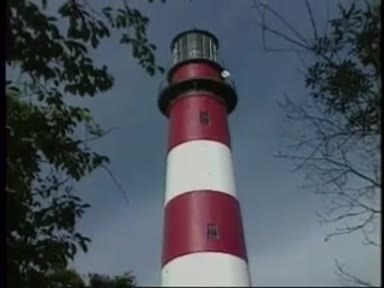
#> input picture paeleo/handmade/51-mouris-montage/sources/lighthouse_f016.jpg, 384 x 288 px, given in place of f000.jpg, which was not available; the run also reads 1 picture not shown here
$ python prep_world.py
#> lines starting #> are read from the running program, lines starting #| are printed output that depends on the picture; after the words box and inside, x2 and y2 are one past the last pixel; in counts of white or black regions, pixels touching at a corner belong together; pictures that were not available may be replaced by others from this repository, and a replacement may not be noted
### paeleo/handmade/31-alpha-matting/build/lib_matte.py
"""SCION 31 matte library: trimaps, fractional alpha, foreground-colour estimation, decontamination, premultiplied alpha.
numpy + Pillow only (cv2 and scipy are not installed here). All images are float32 in [0,1], shape (H,W,3); alpha (H,W).

Typed primitives
  Trimap   int8 (H,W): 1 = known foreground, 0 = known background, -1 = unknown band to solve
  Matte    {alpha (H,W) fractional, F (H,W,3) estimated foreground colour, B (H,W,3) estimated background colour}
  Premult  (H,W,4): rgb already multiplied by alpha; the only form layers are resampled and composited in
"""
import numpy as np
from PIL import Image, ImageDraw


def load(path):
    return np.asarray(Image.open(path).convert('RGB'), np.float32) / 255.


def box(a, r):
    """mean over a (2r+1)^2 window, edge-clamped, via summed-area table"""
    if r <= 0:
        return a.copy()
    p = np.pad(a, [(r + 1, r), (r + 1, r)] + [(0, 0)] * (a.ndim - 2), mode='edge')
    c = p.cumsum(0).cumsum(1)
    k = 2 * r + 1
    s = c[k:, k:] - c[:-k, k:] - c[k:, :-k] + c[:-k, :-k]
    return s / (k * k)


def blur(a, r, n=3):
    for _ in range(n):
        a = box(a, r)
    return a


def dilate(m, r):
    m = m.copy()
    for _ in range(r):
        p = np.pad(m, 1, mode='edge')
        m = p[1:-1, 1:-1] | p[:-2, 1:-1] | p[2:, 1:-1] | p[1:-1, :-2] | p[1:-1, 2:]
    return m


def erode(m, r):
    return ~dilate(~m, r)


def coverage(polys, W, H, ss=4):
    """anti-aliased polygon coverage (the SAM outline as a prior, not as the matte)"""
    im = Image.new('L', (W * ss, H * ss), 0)
    d = ImageDraw.Draw(im)
    for P in polys:
        if len(P) >= 3:
            d.polygon([(x * ss, y * ss) for x, y in P], fill=255)
    return np.asarray(im.resize((W, H), Image.BOX), np.float32) / 255.


def trimap(cov, r_in, r_out):
    """Trimap designer: erode the outline for sure-foreground, dilate for sure-background; the band between is unknown.
    r_in / r_out are the edge-class widths (fur wide, painted wood narrow)."""
    b = cov > .5
    fg = erode(b, r_in)
    bg = ~dilate(b, r_out)
    t = -np.ones(cov.shape, np.int8)
    t[fg] = 1
    t[bg] = 0
    return t


def fill(I, known, radii=(1, 2, 4, 8, 16, 32, 64)):
    """normalized convolution: extend the colours of a known region into the unknown band, nearest scale first"""
    out = np.full(I.shape, np.nan, np.float32)
    k = known.astype(np.float32)
    for r in radii:
        den = blur(k, r, 2)
        num = blur(I * k[..., None], r, 2)
        v = num / np.maximum(den, 1e-6)[..., None]
        sel = np.isnan(out[..., 0]) & (den > 1e-3)
        out[sel] = v[sel]
    out[np.isnan(out)] = I[np.isnan(out)]
    return out


def guided(I, p, r, eps):
    """He et al. guided filter on a grey guide: edge-aware smoothing of the alpha against the image"""
    g = I.mean(2) if I.ndim == 3 else I
    mI, mp = box(g, r), box(p, r)
    cov = box(g * p, r) - mI * mp
    var = box(g * g, r) - mI * mI
    a = cov / (var + eps)
    b = mp - a * mI
    return box(a, r) * g + box(b, r)


def solve(I, tri, prior, gf_r=1, gf_eps=2e-4, conf_k=0.004, f_lo=.12, f_hi=.6, curve=(.06, .94), f_clamp=.15):
    """Matte solver. Colour-line projection of each unknown pixel onto the line between its local foreground and
    background colours (Knockout-style local sampling), confidence-weighted against the outline prior where F and B are
    too alike to separate, then guided-filter refinement. Returns alpha, F (decontaminated foreground), B."""
    fg, bg, un = tri == 1, tri == 0, tri == -1
    F = fill(I, fg)
    B = fill(I, bg)
    d = F - B
    d2 = (d * d).sum(2)
    a0 = ((I - B) * d).sum(2) / (d2 + 1e-5)
    conf = d2 / (d2 + conf_k)
    pr = blur(prior, 1, 2)
    a = np.clip(conf * a0 + (1 - conf) * pr, 0, 1)
    a[fg], a[bg] = 1, 0
    a = np.clip(guided(I, a, gf_r, gf_eps), 0, 1)
    if curve:
        a = np.clip((a - curve[0]) / (curve[1] - curve[0]), 0, 1)   # no unintended veil: faint haze to 0, near-solid to 1
    a[fg], a[bg] = 1, 0
    # foreground colour estimation: invert the compositing equation where alpha is large enough to trust,
    # and use the extended interior colour where it is not (decontamination: the old background never comes along)
    Fs = np.clip(B + (I - B) / np.maximum(a, .05)[..., None], 0, 1)
    if f_clamp is not None:   # a bright background speck read as fur may not carry its brightness into the edge
        Fs = np.clip(Fs, F - f_clamp, F + f_clamp)
    w = np.clip((a - f_lo) / (f_hi - f_lo), 0, 1)[..., None]
    Fe = w * Fs + (1 - w) * F
    Fe[fg] = I[fg]
    return a.astype(np.float32), Fe.astype(np.float32), B.astype(np.float32)


def premult(F, a):
    return np.dstack([F * a[..., None], a]).astype(np.float32)


def over(dst, src):
    """premultiplied over: dst, src (H,W,4) -> dst"""
    return src + dst * (1 - src[..., 3:4])


# [7 lines left out: function resize_premult, not called in this run]


def premult_ok(P, tol=1 / 255.):
    """the numerical invariant: premultiplied colour never exceeds its alpha"""
    return float((P[..., :3] - P[..., 3:4]).max()) <= tol

### paeleo/handmade/31-alpha-matting/build/prep_world.py
"""Matte the rest of the world from rights-recorded archive frames:
woman (Straight Talk f000, hair against the white door), hand+forearm (Door to Heaven f000, on black),
door leaf with its lace curtain (Straight Talk f031), clouds as smoke (Top of the Cloud, 62 frames, on blue sky)."""
import json, os, sys
import numpy as np
from PIL import Image
sys.path.insert(0, os.path.dirname(__file__))
from lib_matte import *
from polys import WOMAN_F000, FOREARM
HERE = os.path.dirname(os.path.abspath(__file__))
KIT = os.path.join(HERE, '../../kit')
SRC = os.path.join(HERE, '../sources')
C = os.path.join(HERE, 'cache'); os.makedirs(C + '/cloud', exist_ok=True)
log = {}


def crop_save(name, P, extra=None):
    a = P[..., 3]; ys, xs = np.nonzero(a > .004)
    x0, y0, x1, y1 = xs.min(), ys.min(), xs.max() + 1, ys.max() + 1
    np.savez_compressed(os.path.join(C, name), P=P[y0:y1, x0:x1].astype(np.float16), box=np.array([x0, y0, x1, y1]), **(extra or {}))
    log[name] = {'box': [int(x0), int(y0), int(x1), int(y1)], 'premult_ok': premult_ok(P), 'fractional_px': int(((a > .02) & (a < .98)).sum())}


# woman: hair / fabric edge class, drawn trimap prior, wider band because the outline is hand-drawn
I = load(os.path.join(KIT, 'archive-door/frames/f000.jpg')); H, W = I.shape[:2]
#> after `H, W = I.shape[:2]`: H = 288; W = 384
cov = coverage([WOMAN_F000], W, H)
#> in coverage, `im = Image.new('L', (W * ss, H * ss), 0)`: im: PIL image 1536x1152 L; every value is 0
a, F, B = solve(I, trimap(cov, 4, 3), cov)
#> in trimap, `b = cov > .5`:
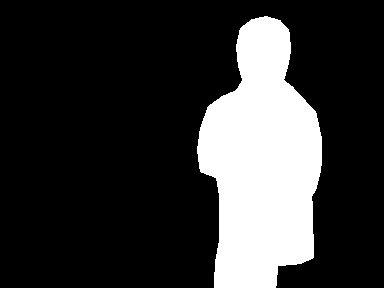
#> b: shape (288, 384) bool; 21% white; 1 white region, box (x1, y1, x2, y2) and area: (197, 16, 322, 288) 23181
#> after the loop in dilate, `for _ in range(r):`:
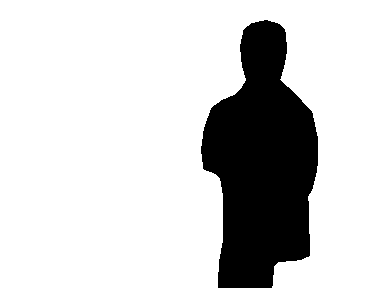
#> m: shape (288, 384) bool; 81.2% white; 1 black region, box (x1, y1, x2, y2) and area: (201, 20, 318, 288) 20739
#> after the loop in dilate (call 2), `for _ in range(r):`: m: shape (288, 384) bool; 22.6% white; 1 white region, box (x1, y1, x2, y2) and area: (194, 13, 325, 288) 25036
#> in solve, `fg, bg, un = tri == 1, tri == 0, tri == -1`: un: shape (288, 384) bool; 3.9% white; 1 white region, box (x1, y1, x2, y2) and area: (194, 13, 325, 288) 4297
#> after the loop in fill, `for r in radii:`:
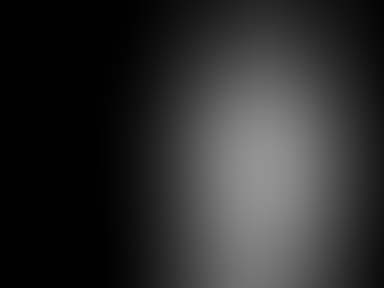
#> den: shape (288, 384) float32; min 0, max 0.58, mean 0.178
#> after the loop in fill, `for r in radii:`: out: shape (288, 384, 3) float32; 23.33% of the values are NaN or infinite; the others: min 0.00654, max 0.883, mean 0.42
#> call 2 of fill, with radii = (1, 2, 4, 8, 16, 32, 64)
#> after the loop in fill (call 2), `for r in radii:`:
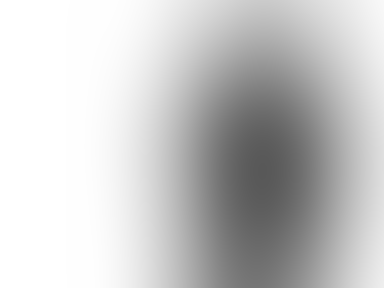
#> den: shape (288, 384) float32; min 0.348, max 1, mean 0.786
#> after the loop in fill (call 2), `for r in radii:`:
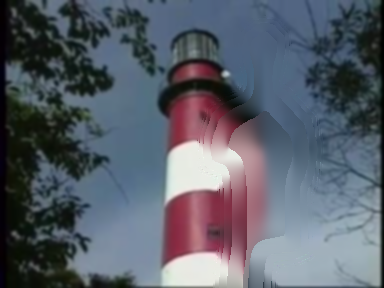
#> out: shape (288, 384, 3) float32; mean R, G, B 0.298, 0.318, 0.353; drawn with min black and max white
#> in solve, `conf = d2 / (d2 + conf_k)`:
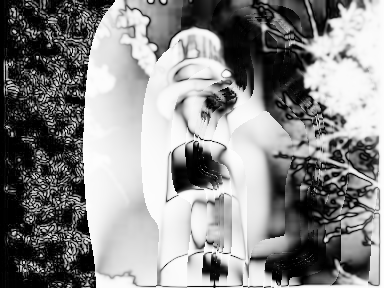
#> conf: shape (288, 384) float32; min 0, max 0.995, mean 0.54
#> in guided, `g = I.mean(2) if I.ndim == 3 else I`:
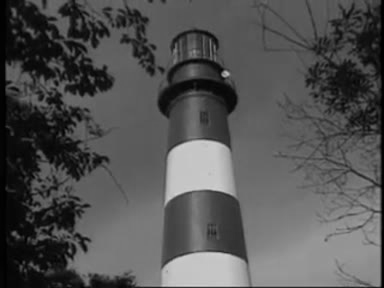
#> g: shape (288, 384) float32; min 0, max 0.825, mean 0.324
crop_save('woman.npz', premult(F, a))
#> in crop_save, `x0, y0, x1, y1 = xs.min(), ys.min(), xs.max() + 1, ys.max() + 1`: x0 = 195; y0 = 14; x1 = 325; y1 = 288

# hand + forearm: skin on black; SAM hand outline unioned with the drawn forearm
#> (the run stopped early here; a loop or call above may not have finished)
